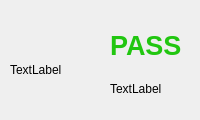
<?xml version="1.0" encoding="UTF-8"?>
<ui version="4.0">
 <class>DialogMatching</class>
 <widget class="QDialog" name="DialogMatching">
  <property name="minimumSize">
   <size>
    <width>200</width>
    <height>120</height>
   </size>
  </property>
  <property name="maximumSize">
   <size>
    <width>200</width>
    <height>120</height>
   </size>
  </property>
  <property name="windowTitle">
   <string>Dialog</string>
  </property>
  <property name="styleSheet">
   <string notr="true">background-image: url(:/new/images/images/img_frame.png);</string>
  </property>
  <widget class="QLabel" name="imgLabel">
   <property name="geometry">
    <rect>
     <x>10</x>
     <y>40</y>
     <width>80</width>
     <height>60</height>
    </rect>
   </property>
   <property name="minimumSize">
    <size>
     <width>80</width>
     <height>60</height>
    </size>
   </property>
   <property name="maximumSize">
    <size>
     <width>80</width>
     <height>60</height>
    </size>
   </property>
   <property name="text">
    <string>TextLabel</string>
   </property>
  </widget>
  <widget class="QLabel" name="label">
   <property name="geometry">
    <rect>
     <x>110</x>
     <y>30</y>
     <width>71</width>
     <height>31</height>
    </rect>
   </property>
   <property name="text">
    <string>&lt;html&gt;&lt;head/&gt;&lt;body&gt;&lt;p&gt;&lt;span style=&quot; font-size:20pt; font-weight:600; color:#21c610;&quot;&gt;PASS&lt;/span&gt;&lt;/p&gt;&lt;/body&gt;&lt;/html&gt;</string>
   </property>
  </widget>
  <widget class="QLabel" name="idLabel">
   <property name="geometry">
    <rect>
     <x>110</x>
     <y>80</y>
     <width>67</width>
     <height>17</height>
    </rect>
   </property>
   <property name="text">
    <string>TextLabel</string>
   </property>
  </widget>
 </widget>
 <resources/>
 <connections/>
</ui>
